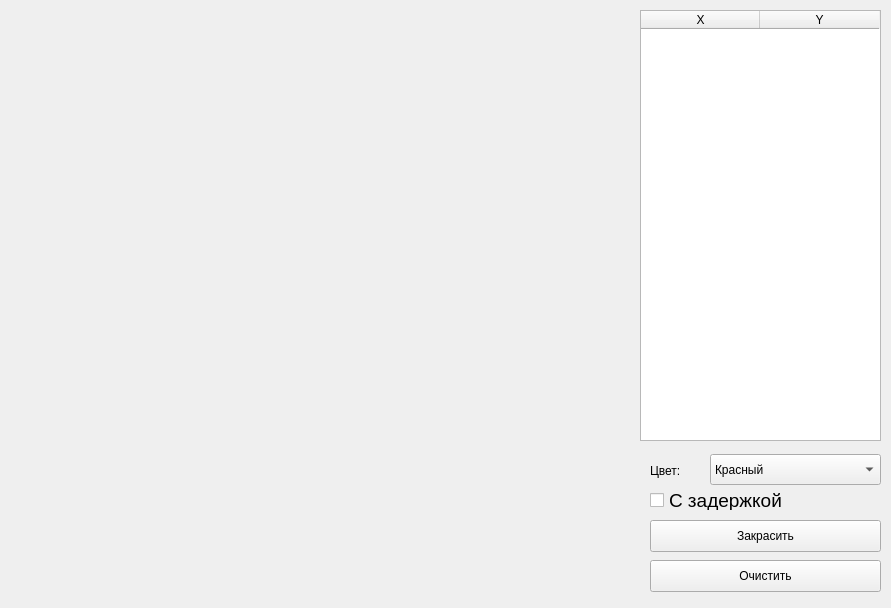
<?xml version="1.0" encoding="UTF-8"?>
<ui version="4.0">
 <class>MainWindow</class>
 <widget class="QMainWindow" name="MainWindow">
  <property name="geometry">
   <rect>
    <x>0</x>
    <y>0</y>
    <width>891</width>
    <height>608</height>
   </rect>
  </property>
  <property name="windowTitle">
   <string>Заполнение областей</string>
  </property>
  <widget class="QWidget" name="centralwidget">
   <widget class="QTableWidget" name="table">
    <property name="geometry">
     <rect>
      <x>640</x>
      <y>10</y>
      <width>241</width>
      <height>431</height>
     </rect>
    </property>
    <property name="styleSheet">
     <string notr="true">font: 14pt &quot;Ubuntu&quot;;</string>
    </property>
    <property name="autoScroll">
     <bool>true</bool>
    </property>
    <property name="showGrid">
     <bool>true</bool>
    </property>
    <property name="rowCount">
     <number>0</number>
    </property>
    <attribute name="horizontalHeaderVisible">
     <bool>true</bool>
    </attribute>
    <attribute name="horizontalHeaderCascadingSectionResizes">
     <bool>false</bool>
    </attribute>
    <attribute name="horizontalHeaderDefaultSectionSize">
     <number>119</number>
    </attribute>
    <attribute name="horizontalHeaderHighlightSections">
     <bool>true</bool>
    </attribute>
    <attribute name="verticalHeaderVisible">
     <bool>false</bool>
    </attribute>
    <column>
     <property name="text">
      <string>X</string>
     </property>
    </column>
    <column>
     <property name="text">
      <string>Y</string>
     </property>
    </column>
   </widget>
   <widget class="QPushButton" name="paint">
    <property name="geometry">
     <rect>
      <x>650</x>
      <y>520</y>
      <width>231</width>
      <height>32</height>
     </rect>
    </property>
    <property name="styleSheet">
     <string notr="true">font: 14pt &quot;Ubuntu&quot;;</string>
    </property>
    <property name="text">
     <string>Закрасить</string>
    </property>
   </widget>
   <widget class="QPushButton" name="button_clear">
    <property name="geometry">
     <rect>
      <x>650</x>
      <y>560</y>
      <width>231</width>
      <height>32</height>
     </rect>
    </property>
    <property name="styleSheet">
     <string notr="true">font: 14pt &quot;Ubuntu&quot;;</string>
    </property>
    <property name="text">
     <string>Очистить</string>
    </property>
   </widget>
   <widget class="QCheckBox" name="delay">
    <property name="geometry">
     <rect>
      <x>650</x>
      <y>490</y>
      <width>141</width>
      <height>20</height>
     </rect>
    </property>
    <property name="font">
     <font>
      <family>Ubuntu</family>
      <pointsize>14</pointsize>
      <weight>50</weight>
      <italic>false</italic>
      <bold>false</bold>
     </font>
    </property>
    <property name="styleSheet">
     <string notr="true">font: 14pt &quot;Ubuntu&quot;;</string>
    </property>
    <property name="text">
     <string>С задержкой</string>
    </property>
   </widget>
   <widget class="QComboBox" name="colorComboBox">
    <property name="geometry">
     <rect>
      <x>710</x>
      <y>454</y>
      <width>171</width>
      <height>31</height>
     </rect>
    </property>
    <property name="styleSheet">
     <string notr="true">font: 14pt &quot;Ubuntu&quot;;</string>
    </property>
    <item>
     <property name="text">
      <string>Красный</string>
     </property>
    </item>
    <item>
     <property name="text">
      <string>Зеленый</string>
     </property>
    </item>
    <item>
     <property name="text">
      <string>Синий</string>
     </property>
    </item>
    <item>
     <property name="text">
      <string>Черный</string>
     </property>
    </item>
    <item>
     <property name="text">
      <string>Желтый</string>
     </property>
    </item>
   </widget>
   <widget class="QLabel" name="label_3">
    <property name="geometry">
     <rect>
      <x>650</x>
      <y>460</y>
      <width>51</width>
      <height>21</height>
     </rect>
    </property>
    <property name="styleSheet">
     <string notr="true">font: 14pt &quot;Ubuntu&quot;;</string>
    </property>
    <property name="text">
     <string>Цвет:</string>
    </property>
   </widget>
  </widget>
 </widget>
 <resources/>
 <connections/>
</ui>
